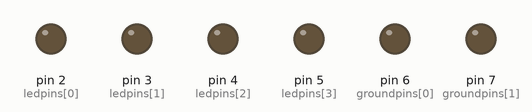
Recording of a sketch running on a simulated Arduino Uno, built with avr-gcc and run on an emulated ATmega328P. Shown: output pins drawn as LEDs (lit = HIGH).

Above: at 0.45 s.
At 0.82 s:
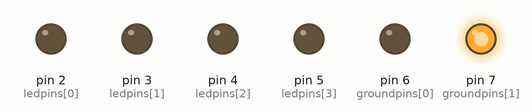
At 1.12 s:
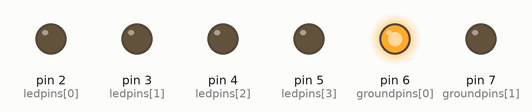
At 1.57 s:
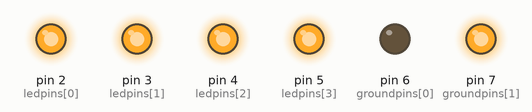
At 2.77 s:
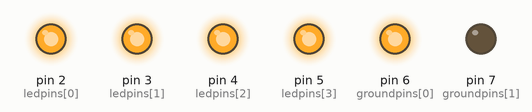
Timing chart, 0 to 3.1 s (numbered marks = the images above):
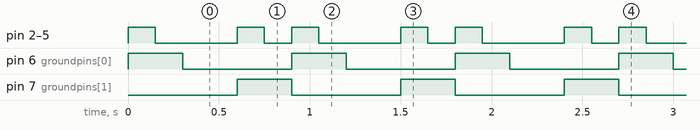

The sketch:

pisos.ino
```cpp
int ledpins[] = {2,3,4,5};
int groundpins[] = {6,7};
void setup ()
{
  for(int i = 0; i < 4; i++)
  {
      pinMode(ledpins[i],OUTPUT);
  }
  for (int i= 0; i<2; i++)
  {pinMode(groundpins[i],OUTPUT);}

}


void loop() {
  int delaytime = 150;

  {
digitalWrite(groundpins[0], HIGH);
  digitalWrite(ledpins[2], HIGH);
  digitalWrite(ledpins[3], HIGH);
  digitalWrite(ledpins[0], HIGH);
  digitalWrite(ledpins[1], HIGH);
delay(delaytime);
  digitalWrite(ledpins[2], LOW);
  digitalWrite(ledpins[3], LOW);
  digitalWrite(ledpins[0], LOW);
  digitalWrite(ledpins[1], LOW);
delay(delaytime);
  digitalWrite(groundpins[0], LOW);
}
delay(300);
{digitalWrite(groundpins[1], HIGH);
  digitalWrite(ledpins[2], HIGH);
  digitalWrite(ledpins[3], HIGH);
  digitalWrite(ledpins[0], HIGH);
  digitalWrite(ledpins[1], HIGH);
delay(delaytime);
  digitalWrite(ledpins[2], LOW);
  digitalWrite(ledpins[3], LOW);
  digitalWrite(ledpins[0], LOW);
  digitalWrite(ledpins[1], LOW);
delay(delaytime);
  digitalWrite(groundpins[1], LOW);
  }
}
```

Measured:
- by itself, pin 6 (groundpins[0]), pin 7 (groundpins[1]): alternates HIGH for 0.30 s and LOW for 0.60 s
- by itself, pin 2 (ledpins[0]), pin 3 (ledpins[1]), pin 4 (ledpins[2]), pin 5 (ledpins[3]): repeats every 0.90 s: LOW 0.45 s, HIGH 0.15 s, LOW 0.15 s, HIGH 0.15 s
- by itself, everything shown: repeats every 0.90 s, in 5 steps
